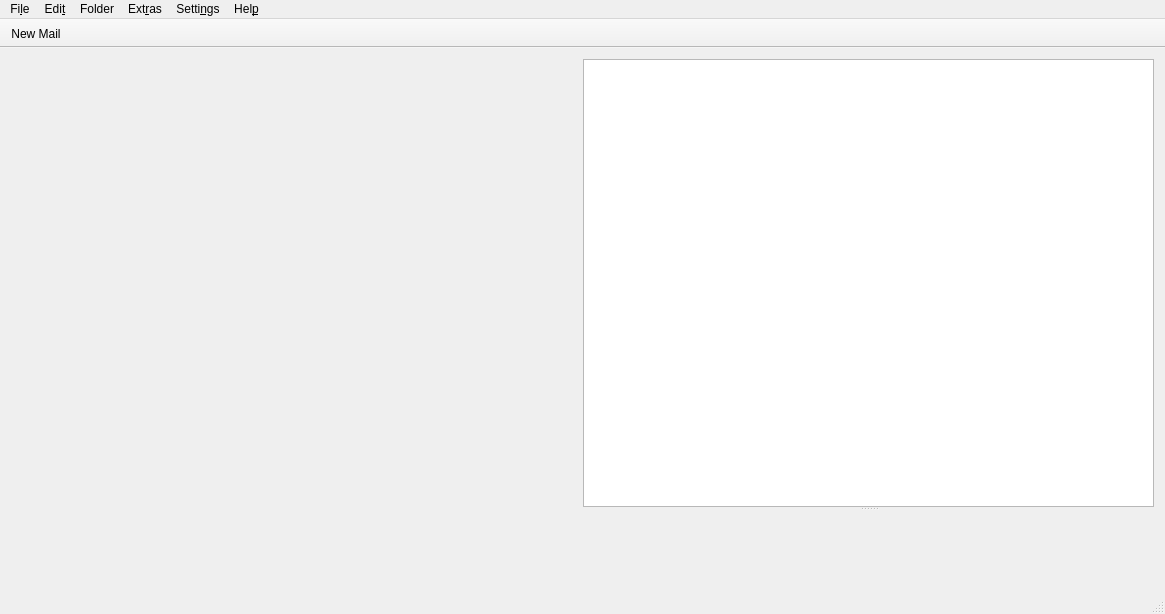
<?xml version="1.0" encoding="UTF-8"?>
<ui version="4.0">
 <class>MainWindow</class>
 <widget class="QMainWindow" name="MainWindow">
  <property name="geometry">
   <rect>
    <x>0</x>
    <y>0</y>
    <width>1155</width>
    <height>614</height>
   </rect>
  </property>
  <property name="windowTitle">
   <string>SlimMail</string>
  </property>
  <property name="windowIcon">
   <iconset resource="main.qrc">
    <normaloff>:/icons/res/icons/SlimMailIcon.png</normaloff>:/icons/res/icons/SlimMailIcon.png</iconset>
  </property>
  <property name="documentMode">
   <bool>false</bool>
  </property>
  <widget class="QWidget" name="centralWidget">
   <layout class="QHBoxLayout" name="horizontalLayout">
    <property name="sizeConstraint">
     <enum>QLayout::SetNoConstraint</enum>
    </property>
    <item>
     <widget class="QSplitter" name="splitter_2">
      <property name="sizePolicy">
       <sizepolicy hsizetype="Preferred" vsizetype="Preferred">
        <horstretch>0</horstretch>
        <verstretch>0</verstretch>
       </sizepolicy>
      </property>
      <property name="minimumSize">
       <size>
        <width>1143</width>
        <height>0</height>
       </size>
      </property>
      <property name="maximumSize">
       <size>
        <width>16777215</width>
        <height>16777215</height>
       </size>
      </property>
      <property name="layoutDirection">
       <enum>Qt::LeftToRight</enum>
      </property>
      <property name="frameShadow">
       <enum>QFrame::Plain</enum>
      </property>
      <property name="orientation">
       <enum>Qt::Horizontal</enum>
      </property>
      <property name="handleWidth">
       <number>1</number>
      </property>
      <widget class="QTreeView" name="treeView">
       <property name="sizePolicy">
        <sizepolicy hsizetype="Preferred" vsizetype="Preferred">
         <horstretch>0</horstretch>
         <verstretch>0</verstretch>
        </sizepolicy>
       </property>
       <property name="minimumSize">
        <size>
         <width>100</width>
         <height>0</height>
        </size>
       </property>
       <property name="autoFillBackground">
        <bool>true</bool>
       </property>
       <property name="styleSheet">
        <string notr="true">background-color: transparent;</string>
       </property>
       <property name="frameShape">
        <enum>QFrame::NoFrame</enum>
       </property>
       <property name="frameShadow">
        <enum>QFrame::Plain</enum>
       </property>
       <property name="indentation">
        <number>0</number>
       </property>
       <property name="rootIsDecorated">
        <bool>false</bool>
       </property>
       <property name="headerHidden">
        <bool>true</bool>
       </property>
      </widget>
      <widget class="QSplitter" name="splitter">
       <property name="sizePolicy">
        <sizepolicy hsizetype="Expanding" vsizetype="Expanding">
         <horstretch>0</horstretch>
         <verstretch>0</verstretch>
        </sizepolicy>
       </property>
       <property name="orientation">
        <enum>Qt::Vertical</enum>
       </property>
       <widget class="QTableView" name="tableView">
        <property name="selectionBehavior">
         <enum>QAbstractItemView::SelectRows</enum>
        </property>
        <property name="sortingEnabled">
         <bool>true</bool>
        </property>
        <attribute name="horizontalHeaderShowSortIndicator" stdset="0">
         <bool>true</bool>
        </attribute>
        <attribute name="verticalHeaderVisible">
         <bool>false</bool>
        </attribute>
       </widget>
       <widget class="EMailView" name="emailView" native="true"/>
      </widget>
     </widget>
    </item>
   </layout>
  </widget>
  <widget class="QMenuBar" name="menuBar">
   <property name="geometry">
    <rect>
     <x>0</x>
     <y>0</y>
     <width>1155</width>
     <height>34</height>
    </rect>
   </property>
   <widget class="QMenu" name="menuFile">
    <property name="title">
     <string>Fi&amp;le</string>
    </property>
    <addaction name="actionNew_Mail"/>
    <addaction name="actionExit_Program"/>
   </widget>
   <widget class="QMenu" name="menuEdit">
    <property name="title">
     <string>Edi&amp;t</string>
    </property>
   </widget>
   <widget class="QMenu" name="menuFolder">
    <property name="title">
     <string>Folder</string>
    </property>
   </widget>
   <widget class="QMenu" name="menuExtras">
    <property name="title">
     <string>Ext&amp;ras</string>
    </property>
   </widget>
   <widget class="QMenu" name="menuSettings">
    <property name="title">
     <string>Setti&amp;ngs</string>
    </property>
   </widget>
   <widget class="QMenu" name="menuHelp">
    <property name="title">
     <string>Hel&amp;p</string>
    </property>
    <addaction name="actionAbout_Slim_Mail"/>
    <addaction name="actionAbout_Qt"/>
   </widget>
   <addaction name="menuFile"/>
   <addaction name="menuEdit"/>
   <addaction name="menuFolder"/>
   <addaction name="menuExtras"/>
   <addaction name="menuSettings"/>
   <addaction name="menuHelp"/>
  </widget>
  <widget class="QToolBar" name="mainToolBar">
   <property name="movable">
    <bool>false</bool>
   </property>
   <attribute name="toolBarArea">
    <enum>TopToolBarArea</enum>
   </attribute>
   <attribute name="toolBarBreak">
    <bool>false</bool>
   </attribute>
   <addaction name="actionNew_Mail"/>
  </widget>
  <widget class="QStatusBar" name="statusBar"/>
  <action name="actionNew_Mail">
   <property name="icon">
    <iconset resource="main.qrc">
     <normaloff>:/icons/res/icons/mail-message-new.svg</normaloff>:/icons/res/icons/mail-message-new.svg</iconset>
   </property>
   <property name="text">
    <string>&amp;New Mail</string>
   </property>
   <property name="shortcut">
    <string>Ctrl+N</string>
   </property>
  </action>
  <action name="actionExit_Program">
   <property name="text">
    <string>&amp;Exit Program</string>
   </property>
   <property name="shortcut">
    <string>Ctrl+Q</string>
   </property>
  </action>
  <action name="actionAbout_Slim_Mail">
   <property name="text">
    <string>&amp;About Slim Mail</string>
   </property>
  </action>
  <action name="actionAbout_Qt">
   <property name="text">
    <string>About &amp;Qt</string>
   </property>
  </action>
 </widget>
 <layoutdefault spacing="6" margin="11"/>
 <customwidgets>
  <customwidget>
   <class>EMailView</class>
   <extends>QWidget</extends>
   <header>views/emailview.h</header>
   <container>1</container>
  </customwidget>
 </customwidgets>
 <resources>
  <include location="main.qrc"/>
 </resources>
 <connections>
  <connection>
   <sender>actionExit_Program</sender>
   <signal>triggered()</signal>
   <receiver>MainWindow</receiver>
   <slot>close()</slot>
   <hints>
    <hint type="sourcelabel">
     <x>-1</x>
     <y>-1</y>
    </hint>
    <hint type="destinationlabel">
     <x>572</x>
     <y>327</y>
    </hint>
   </hints>
  </connection>
 </connections>
 <slots>
  <slot>treeItemClicked(ModelIndex)</slot>
 </slots>
</ui>
